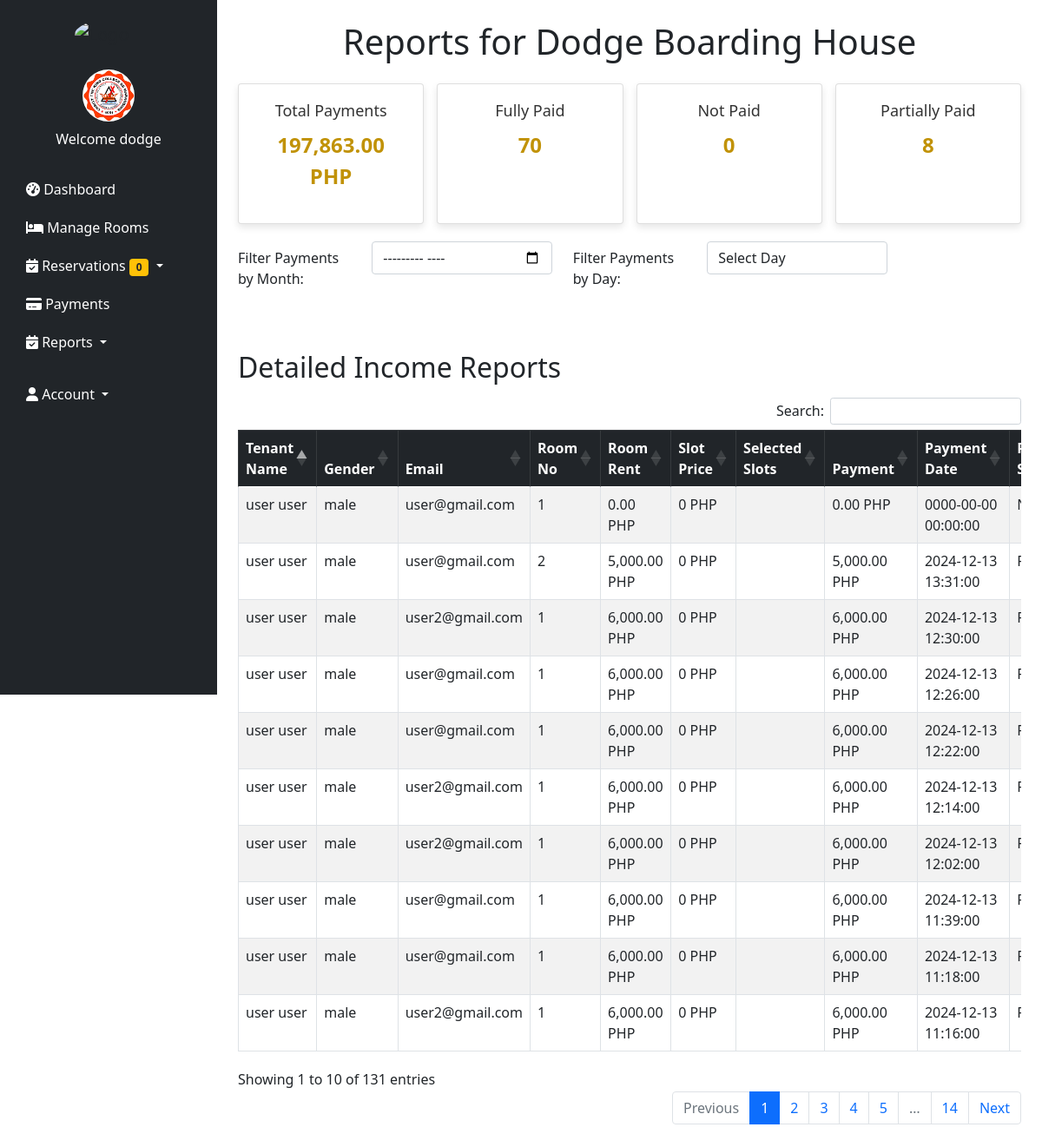
The app's page /reportspayments.php (signed in), older data.
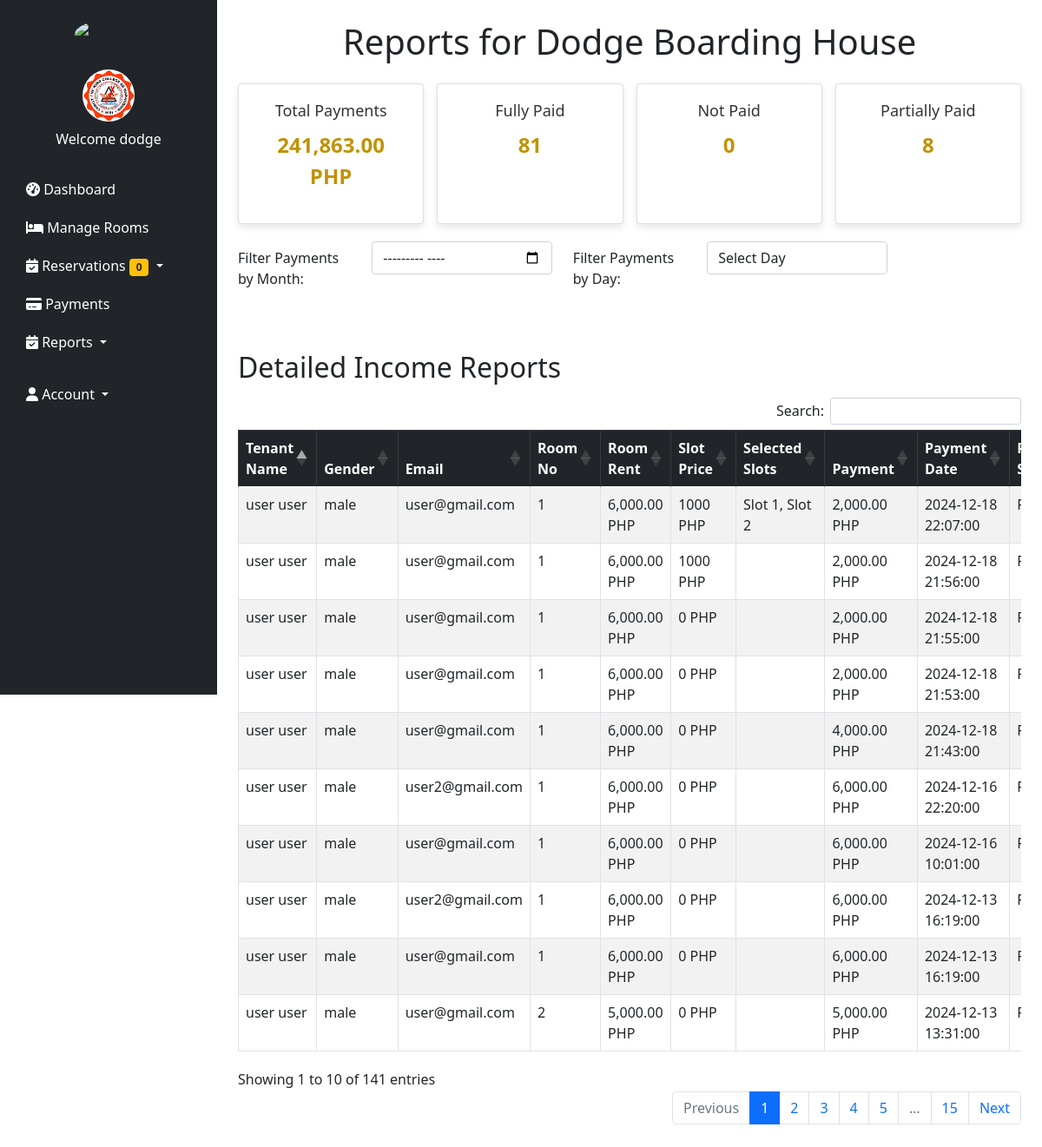
The same page, newer data.
### tables this page shows
CREATE TABLE `reports` (
  `id` int(255) NOT NULL,
  `fname` varchar(255) NOT NULL,
  `lname` varchar(255) NOT NULL,
  `gender` varchar(255) NOT NULL,
  `email` varchar(255) NOT NULL,
  `payment` int(255) NOT NULL,
  `pay_date` datetime DEFAULT NULL,
  `pay_stat` varchar(255) NOT NULL,
  `date_in` date DEFAULT NULL,
  `date_out` date DEFAULT NULL,
  `room_no` int(255) NOT NULL,
  `price` int(255) NOT NULL,
  `slot_price` int(11) NOT NULL,
  `room_slot` varchar(255) NOT NULL,
  `hname` varchar(255) NOT NULL,
  `owner` varchar(255) NOT NULL
);

### reportspayments.php (the view, shortened to what this page needs)
<?php
include('php/connection.php');
$hname = $_SESSION['hname'];
$totalPaymentsQuery = "SELECT SUM(payment) AS total_payments
                       FROM reports
                       WHERE hname = '$hname' AND pay_date IS NOT NULL";
$totalPaymentsResult = mysqli_query($conn, $totalPaymentsQuery);
$totalPayments = mysqli_fetch_assoc($totalPaymentsResult)['total_payments'];
$paymentStatusQuery = "SELECT
                          SUM(pay_stat = 'Fully Paid') AS fully_paid_count,
                          SUM(pay_stat = 'Not Paid') AS not_paid_count,
                          SUM(pay_stat = 'Partially Paid') AS partially_paid_count
                       FROM reports
                       WHERE hname = '$hname'";
$paymentStatusResult = mysqli_query($conn, $paymentStatusQuery);
$paymentStatusData = mysqli_fetch_assoc($paymentStatusResult);
$fullyPaidCount = $paymentStatusData['fully_paid_count'];
$notPaidCount = $paymentStatusData['not_paid_count'];
$partiallyPaidCount = $paymentStatusData['partially_paid_count'];
$reportQuery = "SELECT * FROM reports WHERE hname = '$hname' ORDER BY id DESC";
$reportResult = mysqli_query($conn, $reportQuery);
?>
<!DOCTYPE html>
<html lang="en">
<head>
    <link href="https://cdn.jsdelivr.net/npm/bootstrap@5.3.0/dist/css/bootstrap.min.css" rel="stylesheet">
    <link rel="stylesheet" href="https://cdn.datatables.net/1.13.5/css/dataTables.bootstrap5.min.css">
</head>
<body>
    <?php include 'navigationbar.php'; ?>
    <div class="container my-4">
        <h1 class="text-center mb-4">Reports for <?php echo $hname; ?></h1>
        <div class="summary">
            <div class="card">
                <h5>Total Payments</h5>
                <p><?php echo number_format($totalPayments, 2); ?> PHP</p>
            </div>
            <div class="card">
                <h5>Fully Paid</h5>
                <p><?php echo $fullyPaidCount; ?></p>
            </div>
            <div class="card">
                <h5>Not Paid</h5>
                <p><?php echo $notPaidCount; ?></p>
            </div>
            <div class="card">
                <h5>Partially Paid</h5>
                <p><?php echo $partiallyPaidCount; ?></p>
            </div>
        </div>
        <div class="form-group row">
            <label for="paymentMonth" class="col-sm-2 col-form-label">Filter Payments by Month:</label>
            <div class="col-sm-3">
                <input type="month" id="paymentMonth" class="form-control" />
            </div>
            <label for="paymentDay" class="col-sm-2 col-form-label">Filter Payments by Day:</label>
            <div class="col-sm-3">
                <select id="paymentDay" class="form-control">
                    <option value="">Select Day</option>
                </select>
            </div>
        </div>
        <div class="mt-5">
            <h2 class="mb-3">Detailed Income Reports</h2>
            <div class="table-responsive">
                <table id="reportTable" class="table table-striped table-bordered">
                    <thead class="table-dark">
                        <tr>
                            <th>Tenant Name</th>
                            <th>Gender</th>
                            <th>Email</th>
                            <th>Room No</th>
                            <th>Room Rent</th>
                            <th>Slot Price</th>
                            <th>Selected Slots</th>
                            <th>Payment</th>
                            <th>Payment Date</th>
                            <th>Payment Status</th>
                        </tr>
                    </thead>
                    <tbody>
                        <?php while ($report = mysqli_fetch_assoc($reportResult)) {
                            $price = $report['price'] ?: 0;
                            $payment = $report['payment'] ?: 0;
                        ?>
                            <tr>
                                <td><?php echo $report['fname'] . ' ' . $report['lname']; ?></td>
                                <td><?php echo $report['gender']; ?></td>
                                <td><?php echo $report['email']; ?></td>
                                <td><?php echo $report['room_no']; ?></td>
                                <td><?php echo number_format($price, 2); ?> PHP</td>
                                <td><?php echo $report['slot_price'];  ?> PHP</td>
                                <td><?php echo $report['room_slot'];  ?></td>
                                <td><?php echo number_format($payment, 2); ?> PHP</td>
                                <td><?php echo $report['pay_date'] ?: 'N/A'; ?></td>
                                <td><?php echo $report['pay_stat'] ?: 'N/A'; ?></td>
                            </tr>
                        <?php } ?>
                    </tbody>
                </table>
            </div>
        </div>
    </div>
    <link rel="stylesheet" href="https://cdn.datatables.net/buttons/2.4.2/css/buttons.dataTables.min.css">
</body>
</html>

Row changes from the older to the newer data that the page shows:
no longer on this page (row edited): reports: fname "user", lname "user", gender "male", email "user2@gmail.com", room_no "1", price "6,000.00", slot_price "0", payment "6,000.00", pay_date "2024-12-13 12:30:00"
no longer on this page (row edited): reports: fname "user", lname "user", gender "male", email "user@gmail.com", room_no "1", price "6,000.00", slot_price "0", payment "6,000.00", pay_date "2024-12-13 12:26:00"
no longer on this page (row edited): reports: fname "user", lname "user", gender "male", email "user@gmail.com", room_no "1", price "6,000.00", slot_price "0", payment "6,000.00", pay_date "2024-12-13 12:22:00"
no longer on this page (row edited): reports: fname "user", lname "user", gender "male", email "user2@gmail.com", room_no "1", price "6,000.00", slot_price "0", payment "6,000.00", pay_date "2024-12-13 12:14:00"
no longer on this page (row edited): reports: fname "user", lname "user", gender "male", email "user2@gmail.com", room_no "1", price "6,000.00", slot_price "0", payment "6,000.00", pay_date "2024-12-13 12:02:00"
no longer on this page (row edited): reports: fname "user", lname "user", gender "male", email "user@gmail.com", room_no "1", price "6,000.00", slot_price "0", payment "6,000.00", pay_date "2024-12-13 11:39:00"
no longer on this page (row edited): reports: fname "user", lname "user", gender "male", email "user@gmail.com", room_no "1", price "6,000.00", slot_price "0", payment "6,000.00", pay_date "2024-12-13 11:18:00"
no longer on this page (row edited): reports: fname "user", lname "user", gender "male", email "user2@gmail.com", room_no "1", price "6,000.00", slot_price "0", payment "6,000.00", pay_date "2024-12-13 11:16:00"
added reports: fname "user", lname "user", gender "male", email "user@gmail.com", room_no "1", price "6,000.00", slot_price "1000", room_slot "Slot 1, Slot 2", payment "2,000.00", pay_date "2024-12-18 22:07:00"
added reports: fname "user", lname "user", gender "male", email "user@gmail.com", room_no "1", price "6,000.00", slot_price "1000", payment "2,000.00", pay_date "2024-12-18 21:56:00"
added reports: fname "user", lname "user", gender "male", email "user@gmail.com", room_no "1", price "6,000.00", slot_price "0", payment "2,000.00", pay_date "2024-12-18 21:55:00"
added reports: fname "user", lname "user", gender "male", email "user@gmail.com", room_no "1", price "6,000.00", slot_price "0", payment "2,000.00", pay_date "2024-12-18 21:53:00"
added reports: fname "user", lname "user", gender "male", email "user@gmail.com", room_no "1", price "6,000.00", slot_price "0", payment "4,000.00", pay_date "2024-12-18 21:43:00"
added reports: fname "user", lname "user", gender "male", email "user2@gmail.com", room_no "1", price "6,000.00", slot_price "0", payment "6,000.00", pay_date "2024-12-16 22:20:00"
added reports: fname "user", lname "user", gender "male", email "user@gmail.com", room_no "1", price "6,000.00", slot_price "0", payment "6,000.00", pay_date "2024-12-16 10:01:00"
added reports: fname "user", lname "user", gender "male", email "user2@gmail.com", room_no "1", price "6,000.00", slot_price "0", payment "6,000.00", pay_date "2024-12-13 16:19:00"
changed reports (number 9 of 10 on the later page): price "0.00" → "6,000.00"; payment "0.00" → "6,000.00"; pay_date "0000-00-00 00:00:00" → "2024-12-13 16:19:00"
Text that changed along with them:
$totalPayments: "197,863.00" → "241,863.00"
$fullyPaidCount: "70" → "81"
text written by a page script: "Search: Showing 1 to 10 of 131 entries Previous 1 2 3 4 5 … 14 Next" → "Search: Showing 1 to 10 of 141 entries Previous 1 2 3 4 5 … 15 Next"
